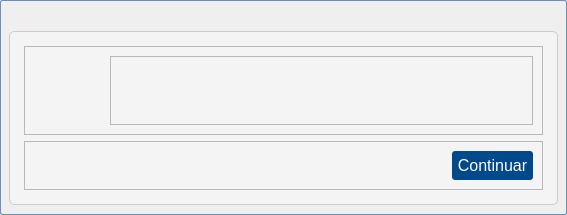
<?xml version="1.0" encoding="UTF-8"?>
<ui version="4.0">
 <class>Dialog</class>
 <widget class="QDialog" name="Dialog">
  <property name="geometry">
   <rect>
    <x>0</x>
    <y>0</y>
    <width>567</width>
    <height>215</height>
   </rect>
  </property>
  <property name="windowTitle">
   <string>Dialog</string>
  </property>
  <property name="styleSheet">
   <string notr="true">#fundo {
	 background: qlineargradient(spread:pad, x1:0, y1:0, x2:0, y2:1, 
                                stop:0 #E3F2FD, stop:1 #AFCDE7);
    border: 1px solid #6B8EBE;
	border-radius: 2px;
}

#fundo_2 {
	background-color: #f4f4f4;
    border: 1px solid #ccc;
    padding: 5px;
	border-radius: 5px;
}

#btnFechar {
	background-color: #01498a;
	color: #fff;
	border: none;
	padding: 5px;
	border-radius: 3px;
}

#btnFechar:hover {
	background-color: #f6921e;
}

#texto {
	padding: 0 13px 0 13px;
}

#btnFechar2 {
	background-color: transparent;
	border-radius: 5px;
	padding:5px;
}

#btnFechar2:hover {
	icon: url(&quot;App/view/ui/icones/iconCloseBranco.png&quot;);
	background-color: #eb0001;
}</string>
  </property>
  <layout class="QVBoxLayout" name="verticalLayout">
   <property name="spacing">
    <number>0</number>
   </property>
   <property name="leftMargin">
    <number>0</number>
   </property>
   <property name="topMargin">
    <number>0</number>
   </property>
   <property name="rightMargin">
    <number>0</number>
   </property>
   <property name="bottomMargin">
    <number>0</number>
   </property>
   <item>
    <widget class="QFrame" name="fundo">
     <property name="frameShape">
      <enum>QFrame::StyledPanel</enum>
     </property>
     <property name="frameShadow">
      <enum>QFrame::Raised</enum>
     </property>
     <layout class="QVBoxLayout" name="verticalLayout_2">
      <property name="spacing">
       <number>3</number>
      </property>
      <property name="leftMargin">
       <number>8</number>
      </property>
      <property name="topMargin">
       <number>3</number>
      </property>
      <property name="rightMargin">
       <number>8</number>
      </property>
      <property name="bottomMargin">
       <number>9</number>
      </property>
      <item alignment="Qt::AlignRight">
       <widget class="QPushButton" name="btnFechar2">
        <property name="cursor">
         <cursorShape>PointingHandCursor</cursorShape>
        </property>
        <property name="text">
         <string/>
        </property>
        <property name="icon">
         <iconset>
          <normaloff>icones/iconClosePreto.png</normaloff>icones/iconClosePreto.png</iconset>
        </property>
        <property name="iconSize">
         <size>
          <width>24</width>
          <height>24</height>
         </size>
        </property>
       </widget>
      </item>
      <item>
       <widget class="QFrame" name="fundo_2">
        <property name="frameShape">
         <enum>QFrame::StyledPanel</enum>
        </property>
        <property name="frameShadow">
         <enum>QFrame::Raised</enum>
        </property>
        <layout class="QVBoxLayout" name="verticalLayout_3">
         <property name="spacing">
          <number>6</number>
         </property>
         <property name="leftMargin">
          <number>9</number>
         </property>
         <property name="topMargin">
          <number>9</number>
         </property>
         <item>
          <widget class="QFrame" name="frame_2">
           <property name="frameShape">
            <enum>QFrame::StyledPanel</enum>
           </property>
           <property name="frameShadow">
            <enum>QFrame::Raised</enum>
           </property>
           <layout class="QHBoxLayout" name="horizontalLayout">
            <item>
             <widget class="QLabel" name="icon">
              <property name="minimumSize">
               <size>
                <width>70</width>
                <height>65</height>
               </size>
              </property>
              <property name="maximumSize">
               <size>
                <width>70</width>
                <height>65</height>
               </size>
              </property>
              <property name="font">
               <font>
                <pointsize>10</pointsize>
               </font>
              </property>
              <property name="text">
               <string/>
              </property>
              <property name="scaledContents">
               <bool>true</bool>
              </property>
              <property name="alignment">
               <set>Qt::AlignLeading|Qt::AlignLeft|Qt::AlignVCenter</set>
              </property>
             </widget>
            </item>
            <item>
             <widget class="QFrame" name="frame_3">
              <property name="frameShape">
               <enum>QFrame::StyledPanel</enum>
              </property>
              <property name="frameShadow">
               <enum>QFrame::Raised</enum>
              </property>
              <layout class="QVBoxLayout" name="verticalLayout_5">
               <item>
                <widget class="QLabel" name="texto">
                 <property name="font">
                  <font>
                   <pointsize>12</pointsize>
                  </font>
                 </property>
                 <property name="text">
                  <string/>
                 </property>
                 <property name="scaledContents">
                  <bool>true</bool>
                 </property>
                 <property name="wordWrap">
                  <bool>true</bool>
                 </property>
                </widget>
               </item>
              </layout>
             </widget>
            </item>
           </layout>
          </widget>
         </item>
         <item>
          <widget class="QFrame" name="frame_4">
           <property name="sizePolicy">
            <sizepolicy hsizetype="Preferred" vsizetype="Fixed">
             <horstretch>0</horstretch>
             <verstretch>0</verstretch>
            </sizepolicy>
           </property>
           <property name="frameShape">
            <enum>QFrame::StyledPanel</enum>
           </property>
           <property name="frameShadow">
            <enum>QFrame::Raised</enum>
           </property>
           <layout class="QVBoxLayout" name="verticalLayout_4">
            <item alignment="Qt::AlignRight">
             <widget class="QPushButton" name="btnFechar">
              <property name="font">
               <font>
                <pointsize>12</pointsize>
               </font>
              </property>
              <property name="cursor">
               <cursorShape>PointingHandCursor</cursorShape>
              </property>
              <property name="text">
               <string>Continuar</string>
              </property>
             </widget>
            </item>
           </layout>
          </widget>
         </item>
        </layout>
       </widget>
      </item>
     </layout>
    </widget>
   </item>
  </layout>
 </widget>
 <resources/>
 <connections/>
</ui>
